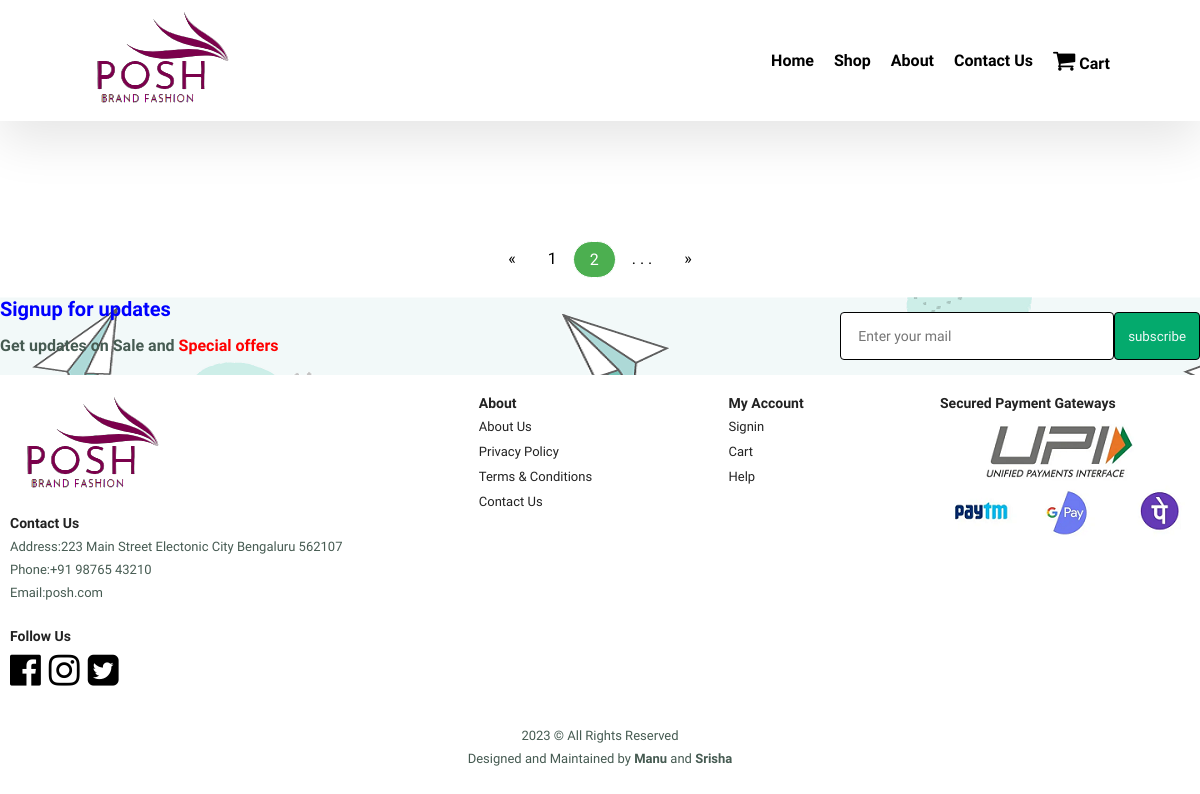
/men_acc_2.php, run on an earlier commit of the app's database.
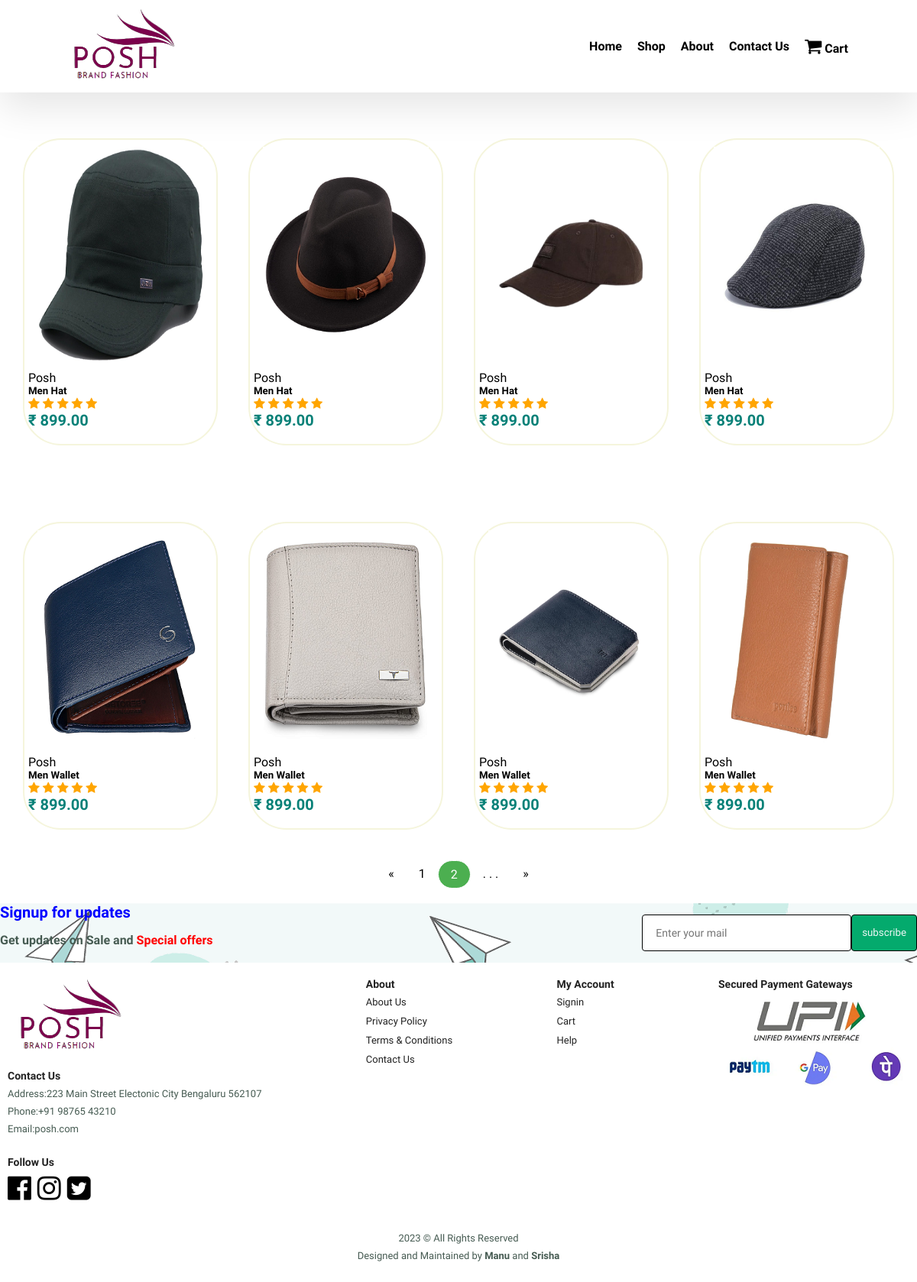
And on a later commit of the database.
### tables this page shows
CREATE TABLE `products` (
  `product_id` int(11) NOT NULL,
  `Gender` varchar(10) NOT NULL,
  `product_name` varchar(100) NOT NULL,
  `product_category` varchar(100) NOT NULL,
  `product_description` varchar(255) NOT NULL,
  `product_image` varchar(255) NOT NULL,
  `product_price` decimal(6,2) NOT NULL,
  `product_special offer` int(2) NOT NULL,
  `product_color` varchar(100) NOT NULL
);

### Includes/men_up.php (called while the page is built, shortened)
<?php
include('connection.php');
$stmt11 = $conn->prepare("SELECT * FROM products WHERE Gender='Men' AND product_category='Accessories/hat' LIMIT 4");
$stmt11->execute();
$hat = $stmt11->get_result();
$stmt12 = $conn->prepare("SELECT * FROM products WHERE Gender='Men' AND product_category='Accessories/wallet' LIMIT 4");
$stmt12->execute();
$wallet = $stmt12->get_result();
?>

### men_acc_2.php (the view, shortened to what this page needs)
<html>
<head>
    <link rel="stylesheet" href="https://cdnjs.cloudflare.com/ajax/libs/font-awesome/4.7.0/css/font-awesome.min.css">
    <link rel="stylesheet" href="styles.css">
</head>
<body>
 <section id="top">
        <img src="Assets/logo.png">
    <div>
        <ul id="headings">
            <li><a href="index.php">Home</a></li>
            <li><a href="shop_1.php">Shop</a></li>
            <li><a href="about.php">About</a></li>
            <li><a href="contact.html">Contact Us</a></li>
            <li><a href="cart.php"><i style="font-size:24px" class="fa">&#xf07a;</i> Cart </a></li>
        </ul>
    </div>
     </section>
                <section id="topproduct" class="section-p1">
                <div class="Collection">
                    <?php include('Includes/men_up.php'); ?>
                    <?php while($row = $hat->fetch_assoc()) { ?>
                        <div class="product">
                           <a href="<?php echo "single_product_acc.php?product_id=".$row['product_id']; ?>"> <img src="Assets/<?php echo $row['product_image']; ?>"></a>
                            <div class="description">
                            <span>Posh</span>
                                <h5><?php echo $row['product_name']; ?></h5>
                                <div class="rating">
                                        <span class="fa fa-star checked"></span>
                                        <span class="fa fa-star checked"></span>
                                        <span class="fa fa-star checked"></span>
                                        <span class="fa fa-star checked"></span>
                                        <span class="fa fa-star checked"></span>
                                </div>
                            <h4>&#8377; <?php echo $row['product_price']; ?></h4>
                            </div>
                </div>
                <?php } ?>
                </section>
                <section id="topproduct" class="section-p1">
                  <div class="Collection">
                      <?php include('Includes/men_up.php'); ?>
                      <?php while($row = $wallet->fetch_assoc()) { ?>
                          <div class="product">
                             <a href="<?php echo "single_product_acc.php?product_id=".$row['product_id']; ?>"> <img src="Assets/<?php echo $row['product_image']; ?>"></a>
                              <div class="description">
                              <span>Posh</span>
                                  <h5><?php echo $row['product_name']; ?></h5>
                                  <div class="rating">
                                          <span class="fa fa-star checked"></span>
                                          <span class="fa fa-star checked"></span>
                                          <span class="fa fa-star checked"></span>
                                          <span class="fa fa-star checked"></span>
                                          <span class="fa fa-star checked"></span>
                                  </div>
                              <h4>&#8377; <?php echo $row['product_price']; ?></h4>
                              </div>
                  </div>
                  <?php } ?>
                  </section>
            <div class="pagination">
            <a href="men_acc_1.php">&laquo;</a>
            <a class="" href="men_acc_1.php">1</a>
            <a class="active" href="men_acc_2.php">2</a>
            <a href="#"> . . .</a>
            <a href="men_acc_1.php">&raquo;</a>
          </div>
          <br/>
</body>
</html>

What changed in the data, as far as the page shows it:
added products: product_image (picture), product_name "Men Hat", product_price "899.00"
added products: product_image (picture), product_name "Men Hat", product_price "899.00"
added products: product_image (picture), product_name "Men Hat", product_price "899.00"
added products: product_image (picture), product_name "Men Hat", product_price "899.00"
added products: product_image (picture), product_name "Men Wallet", product_price "899.00"
added products: product_image (picture), product_name "Men Wallet", product_price "899.00"
added products: product_image (picture), product_name "Men Wallet", product_price "899.00"
added products: product_image (picture), product_name "Men Wallet", product_price "899.00"
